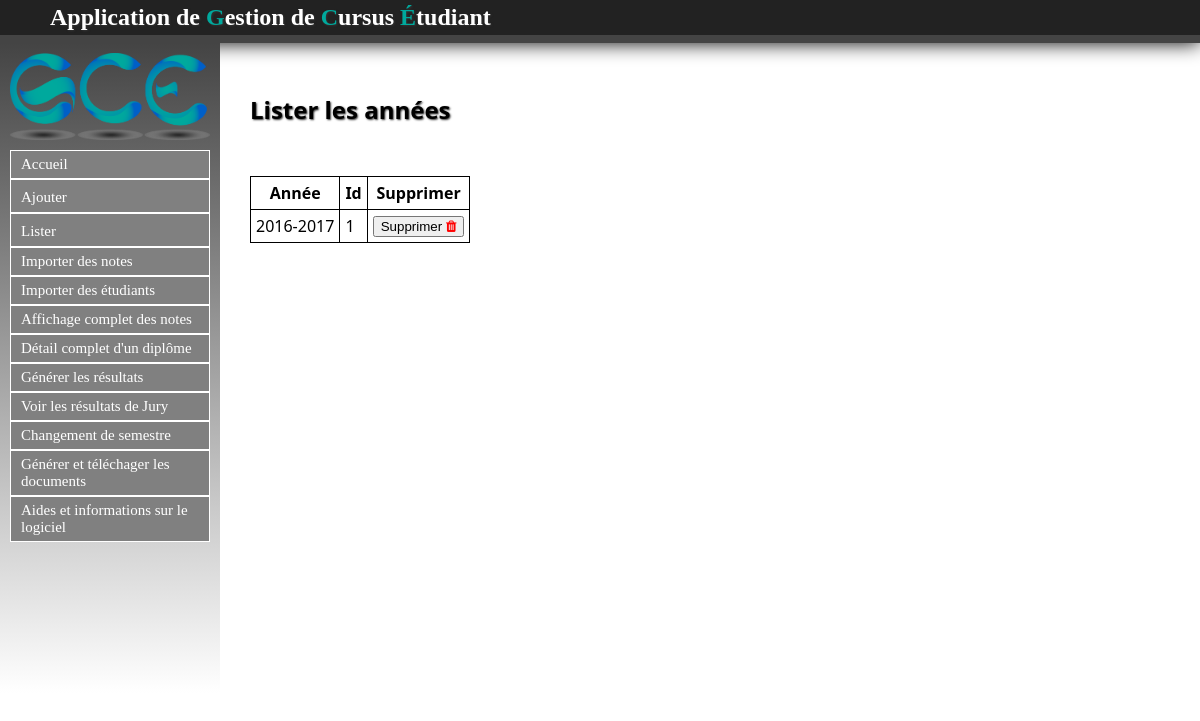
/Annee/listerAnnees, run on an earlier commit of the app's database.
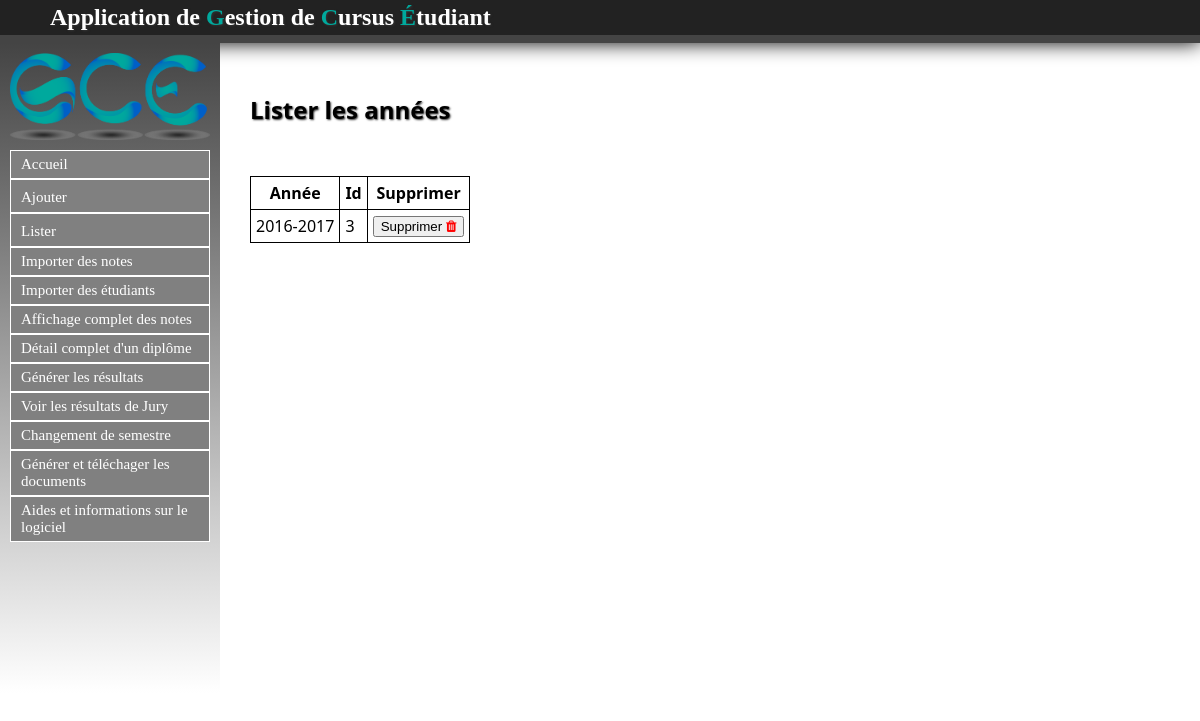
And on a later commit of the database.
### Annee/models.py (models this page shows, shortened)
class Annee(models.Model):
	intitule = models.CharField(max_length=9,null=False)

### Annee/views.py (the view)
def listerAnnees(request):
	annees = Annee.objects.all()
	return render(request, 'contenu_html/listerAnnees.html', locals())

### Annee/templates/contenu_html/listerAnnees.html (shortened to what this page needs)
{% extends "templates/base.html" %}
{% block content %}
<h1>Lister les années</h1>
{% if not annees %}
	<p>Il faut créer des années avant de pouvoir les lister.</p>
{% else %}
	<table>
	<tr>
		<th>Année</th>
		<th>Id</th>
		<th>Supprimer</th>
	</tr>
{% endif %}
{% for annee in annees %}
	<tr>
		<td>{{ annee.intitule }}</td>
		<td>{{ annee.id }}</td>
		<td><a href="supprann/{{ annee.id }}"><button>Supprimer <i style="color:red;" class="fa fa-trash" aria-hidden="true"></i></button></a></td>
	</tr>
{% endfor %}
</table>
{% endblock %}

What changed in the data, as far as the page shows it:
removed Annee: intitule "2016-2017", id "1"
added Annee: intitule "2016-2017", id "3"
